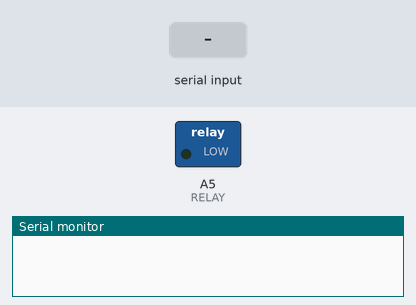
The sketch below on a simulated Arduino Uno, built with avr-gcc and run on an emulated ATmega328P. Shown: switched loads named in the sketch (green lamp = pin HIGH), the last lines printed to the serial monitor. Inputs (shaded band) come from the test bench.

Above: at 1.2 s.
1.3 s: "A" received over Serial
At 2.3 s:
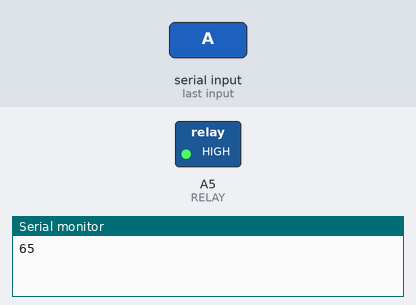
2.8 s: "B" received over Serial
At 3.5 s:
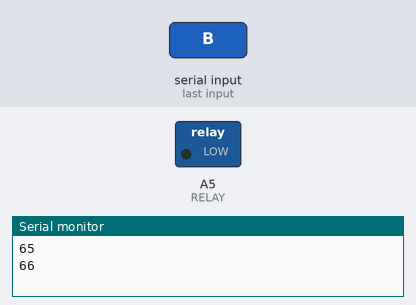
Timing chart, 0 to 5.8 s (numbered marks = the images above; inputs shaded):
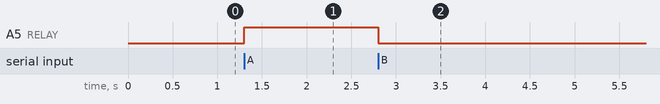

Measured:
- after the input at 1.3 s, A5 (RELAY): LOW → HIGH at once
- after the input at 2.8 s, A5 (RELAY): HIGH → LOW at once

The sketch:

HC05_lock.ino
```cpp
int const DELAY_TO_CLOSE = 30000;
const int RELAY = A5;

int data;
bool is_open = false;
unsigned long time_of_openning;

/*
* Se inicializa el puerto de comunicacion serial y
* el pin analogo A5 para controlar el rele
*/
void setup()
{
  Serial.begin(9600);
  pinMode(RELAY, OUTPUT);
}

/*
* Bucle principal
*/
void loop()
{
  // Verificar si la cerradura esta abierta
  // y pasaron 30 segundos para cerrarla automaticamente
  if (is_open && (millis() >= time_of_openning + DELAY_TO_CLOSE) )
  {
      digitalWrite(RELAY, LOW);
      is_open = false;
  }
  // Verificar si existen mensajes enviados por comunicacion serial
  while(Serial.available() > 0)
  {
    data = Serial.read();
    Serial.println(data);

    // Si el mensaje es 'A' abrir la cerradura (activar el rele)
    if(data == 'A')
    {
      is_open = true;
      time_of_openning = millis();
      digitalWrite(RELAY, HIGH);
    }
    // Si el mensaje es 'B' cerrar la cerradura (desactivar el rele)
    if(data == 'B')
    {
      is_open = false;
      digitalWrite(RELAY, LOW);
    }
  }
}
```
